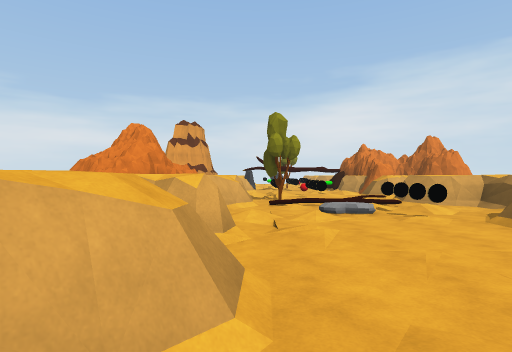
View 1 (above)

17 first-person views from a walk through a Unity game level. The camera is 1.5 m above the floor, looks level and sees 80° across. The floor is counted in squares, 2.4 m on a side. Each view is taken from the middle of a square. On the plan, view 1 faces up. The plan holds only what a view shows up to about 9 squares ahead; the rest is blank. The player character is not drawn.

View 2
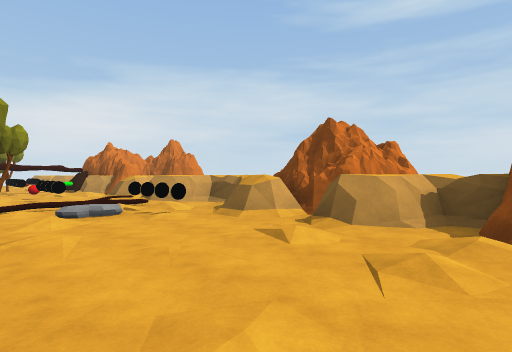

View 3
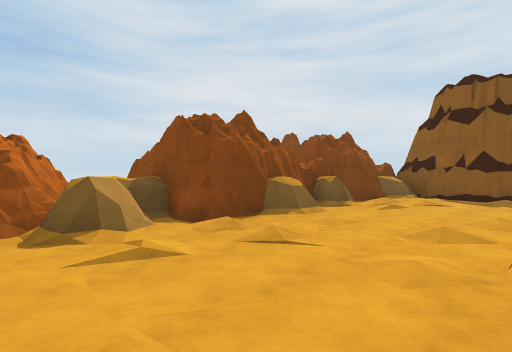

View 4
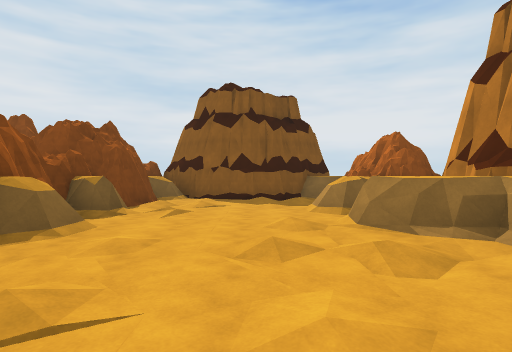

View 5
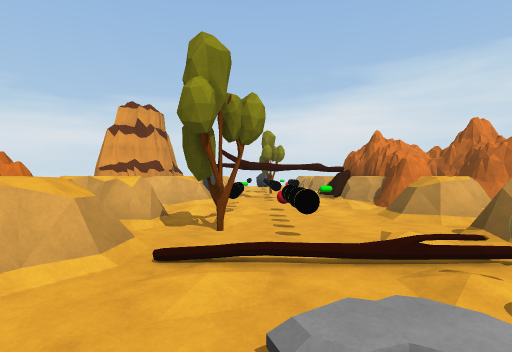

View 6
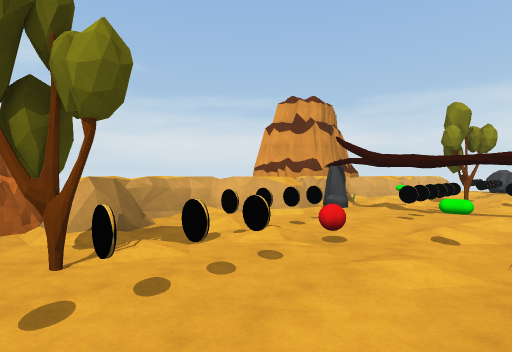

View 7
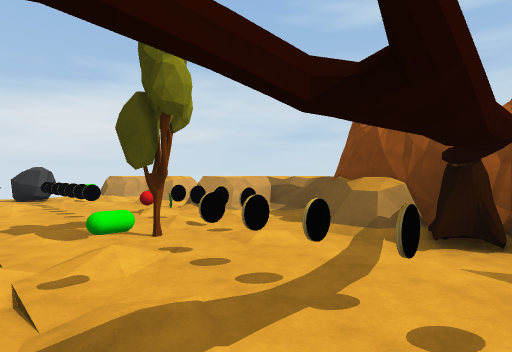

View 8
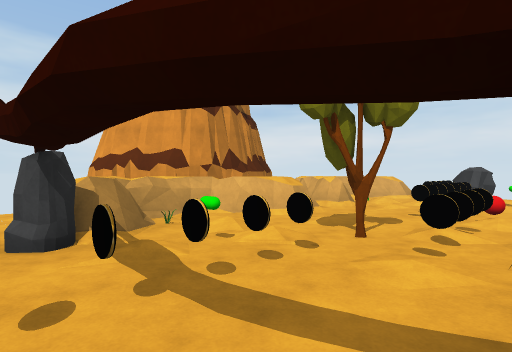

View 9
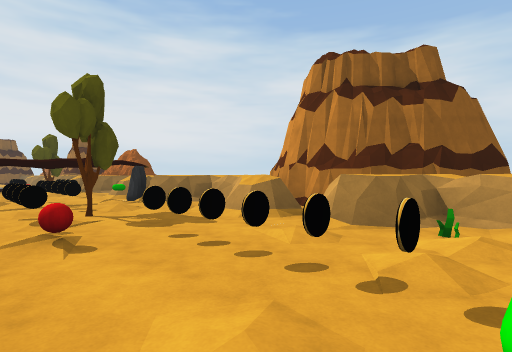

View 10
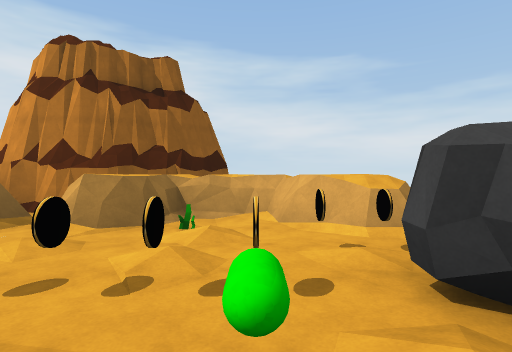

View 11
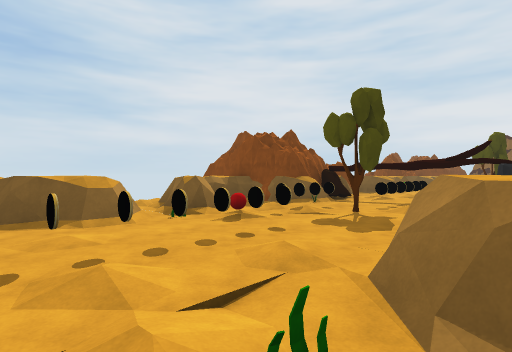

View 12
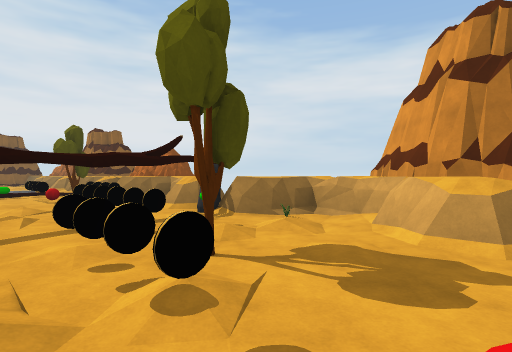

View 13
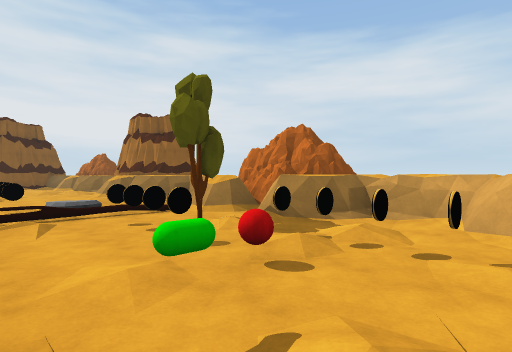

View 14
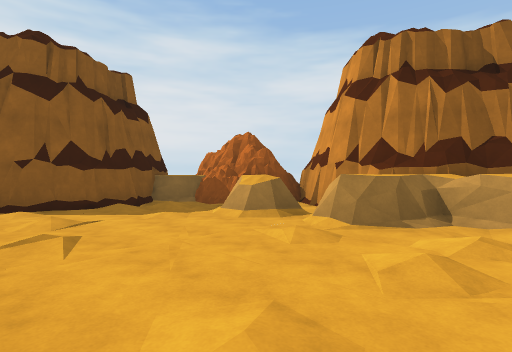

View 15
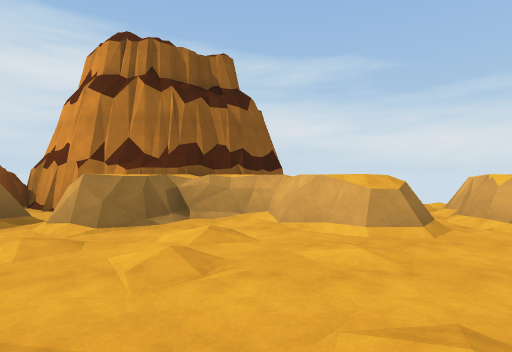

View 16
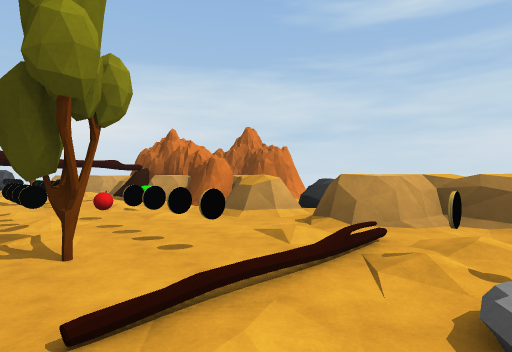

View 17
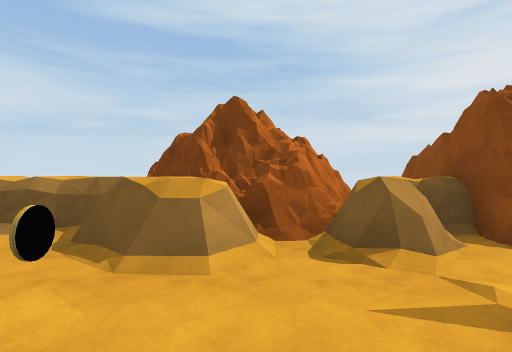

### Floor plan
Key: @ floor where view 1 was taken; # wall or solid block; . floor; / step, stairs or slope; = window, fence, low wall or low ledge; ^ raised ledge; T tree; C coin; G green capsule; R rock; L log; O other object.
Columns run from 3 left of view 1 to 7 right of it. Each row starts with its distance up from view 1.
 22   =...
 21   ^=OR
 20  #..CG.=^
 19 #^=OC.=^#
 18 ##^.O.O=#
 17 ##=.OO/^#
 16 ##^=.C./^
 15 ##...TO/#
 14 #^O.GCO###
 13  #^RC.L#
 12  #=/O..#
 11  =^=CO.###
 10  #/.OG.#^#
  9  ^/.OO=^R
  8 ##^/O./=RR
  7 ###TC./^
  6 ##^=.C#/^
  5 ##...O./#
  4  ^=..C=^#
  3  #^/../##
  2   =/../=##
  1   ^=.../=
  0 ##/@...####
 -1 ##/...=#
 -2  #^/../#
 -3  #=/../#
 -4  #^=...#
 -5  #.....#
 -6  ##.../#
 -7  #######

Positions as (right, up) in squares from view 1, and headings:
1: (0, 0), facing up
2: (0, 0), facing up-right
3: (0, 3), facing down-right
4: (1, 2), facing down
5: (1, 4), facing up
6: (3, 7), facing up-left
7: (0, 12), facing up-right
8: (3, 12), facing up-left
9: (3, 20), facing down-left
10: (3, 20), facing left
11: (-1, 20), facing down-right
12: (3, 17), facing down-left
13: (3, 11), facing down-left
14: (3, 0), facing down-left
15: (3, 0), facing left
16: (0, 5), facing up-right
17: (1, 3), facing right
